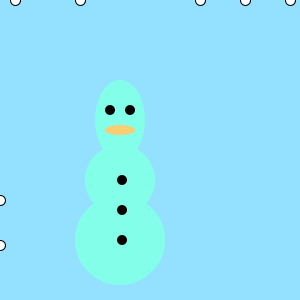
Frame 1 (no input)
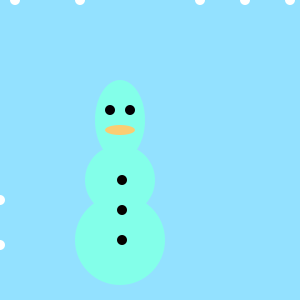
Frame 60 (the mouse pressed at the canvas centre just before this capture)
Frame 120 (the mouse held since frame 60 and released just before this capture): identical to frame 60, image omitted

The Processing sketch that drew these frames (run headless with seeded random() and noise(); from frame 60 on, the mouse is pressed at the canvas centre):

// Processing sketch: processing_146799
// ── processing_146799.pde

boolean flipFlop = false;
int diam;
float randNum;
float randNum2;
float randNum3;
float randNum4;
float randNum5;
void setup(){
  size(300,300);
   
 
}
void draw(){
  background(147,225,255);
  if(flipFlop == false){
    diam = 10;
  }else{
   diam = 15; 
  }
  
  fill(255,255,255);
  ellipse(15,randNum,diam,diam);
  ellipse(80,randNum2,diam,diam);
  ellipse(randNum3,200,diam,diam);
  ellipse(200,randNum,diam,diam);
  ellipse(290,randNum3,diam,diam);
  ellipse(245,randNum5 ,diam,diam);
  ellipse(randNum5,245,diam,diam);
   
  translate(120,120);
  noStroke();
fill(131,255,233);
ellipse(0,0,50,80);
fill(2,0,3);
ellipse(-10,-10,diam,diam);
ellipse(10,-10,diam,diam);
fill(250,205,114);
ellipse(0,10,30,10);
fill(131,255,233);
ellipse(0,60,70,70);
ellipse(0,120,90,90);
ellipse(-10,200,10,10);
fill(5,2,0);
ellipse(2,60,diam,diam);
ellipse(2,90,diam,diam);
ellipse(2,120,diam,diam);



 
 
}
 
void keyPressed(){
  flipFlop =! flipFlop;
  randNum=random(2,80);
  randNum2=random(2,100);
  randNum3=random(0,120);
  randNum4=random(30,100);
  randNum5=random(0,270);
}
    
